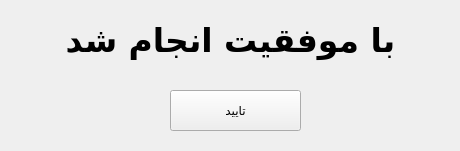
<?xml version="1.0" encoding="UTF-8"?>
<ui version="4.0">
 <class>MainWindow</class>
 <widget class="QMainWindow" name="MainWindow">
  <property name="geometry">
   <rect>
    <x>0</x>
    <y>0</y>
    <width>460</width>
    <height>151</height>
   </rect>
  </property>
  <property name="font">
   <font>
    <family>Damavand</family>
    <weight>75</weight>
    <bold>true</bold>
   </font>
  </property>
  <property name="windowTitle">
   <string>MainWindow</string>
  </property>
  <property name="styleSheet">
   <string notr="true"/>
  </property>
  <widget class="QWidget" name="centralwidget">
   <widget class="QLabel" name="title">
    <property name="geometry">
     <rect>
      <x>0</x>
      <y>10</y>
      <width>461</width>
      <height>61</height>
     </rect>
    </property>
    <property name="font">
     <font>
      <family>Farhang</family>
      <pointsize>25</pointsize>
      <weight>75</weight>
      <bold>true</bold>
     </font>
    </property>
    <property name="cursor">
     <cursorShape>ArrowCursor</cursorShape>
    </property>
    <property name="toolTip">
     <string>&lt;html&gt;&lt;head/&gt;&lt;body&gt;&lt;p align=&quot;center&quot;&gt;&lt;br/&gt;&lt;/p&gt;&lt;/body&gt;&lt;/html&gt;</string>
    </property>
    <property name="layoutDirection">
     <enum>Qt::LeftToRight</enum>
    </property>
    <property name="autoFillBackground">
     <bool>false</bool>
    </property>
    <property name="text">
     <string>با موفقیت انجام شد</string>
    </property>
    <property name="alignment">
     <set>Qt::AlignCenter</set>
    </property>
   </widget>
   <widget class="QPushButton" name="pushButton_2">
    <property name="geometry">
     <rect>
      <x>170</x>
      <y>90</y>
      <width>131</width>
      <height>41</height>
     </rect>
    </property>
    <property name="font">
     <font>
      <family>dana</family>
      <weight>50</weight>
      <bold>false</bold>
     </font>
    </property>
    <property name="text">
     <string>تایید</string>
    </property>
   </widget>
  </widget>
  <action name="actionOpen_File">
   <property name="text">
    <string>Open File</string>
   </property>
  </action>
  <action name="actionSave_as">
   <property name="text">
    <string>Save as</string>
   </property>
  </action>
  <action name="actionGrayscale">
   <property name="text">
    <string>Grayscale</string>
   </property>
  </action>
  <action name="actionNegative">
   <property name="text">
    <string>Negative</string>
   </property>
  </action>
  <action name="actionBlack_and_White">
   <property name="text">
    <string>Black and White</string>
   </property>
  </action>
  <action name="actionContour">
   <property name="text">
    <string>Contour</string>
   </property>
  </action>
  <action name="actionEdgeenhance">
   <property name="text">
    <string>Edgeenhance</string>
   </property>
  </action>
  <action name="actionEmboss">
   <property name="text">
    <string>Emboss</string>
   </property>
  </action>
  <action name="actionFindedges">
   <property name="text">
    <string>Findedges</string>
   </property>
  </action>
  <action name="actionBlur">
   <property name="text">
    <string>Blur</string>
   </property>
  </action>
  <action name="actionSmooth">
   <property name="text">
    <string>Smooth</string>
   </property>
  </action>
  <action name="actionEnglish">
   <property name="text">
    <string>English</string>
   </property>
  </action>
  <action name="actionPersian">
   <property name="text">
    <string>Persian</string>
   </property>
  </action>
  <action name="actionExit">
   <property name="text">
    <string>Exit</string>
   </property>
  </action>
 </widget>
 <resources/>
 <connections/>
</ui>
